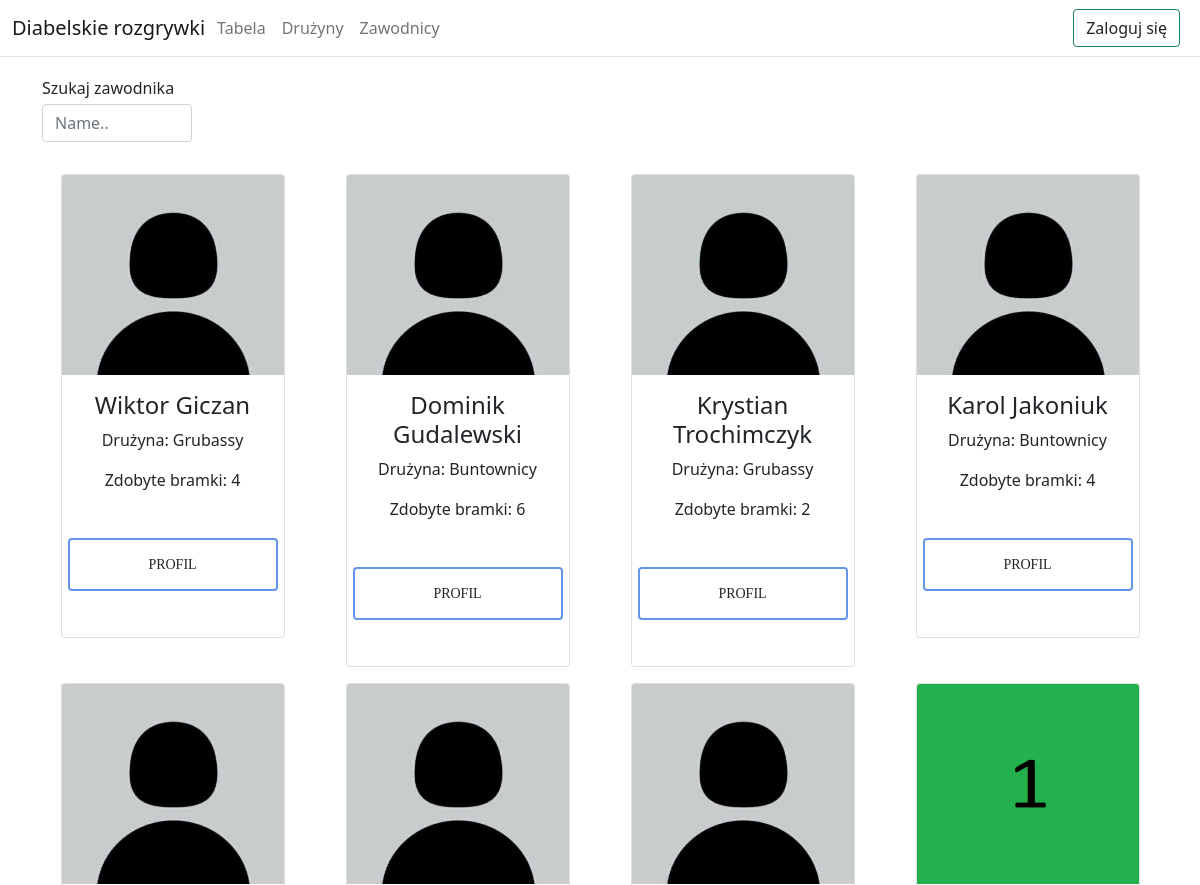
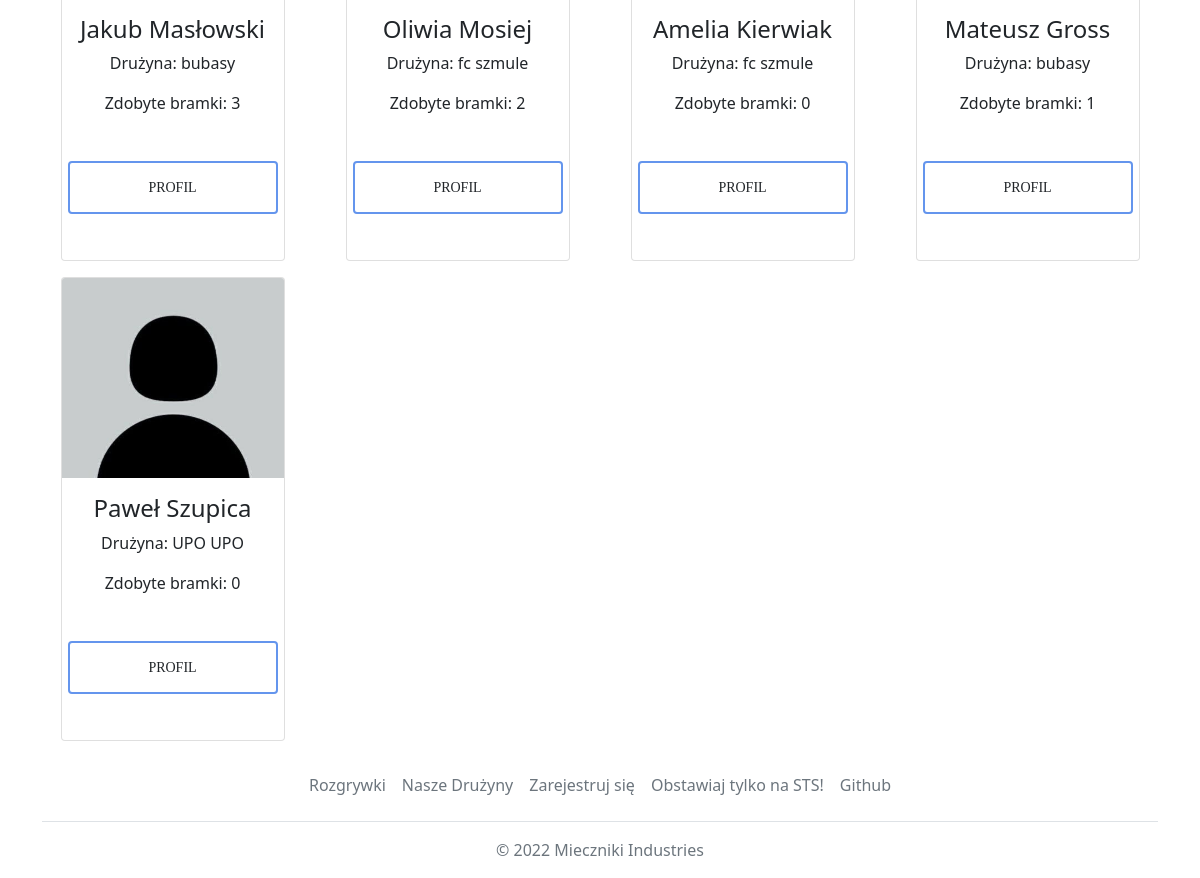
The app's page /player, older data (2 pictures, top to bottom).
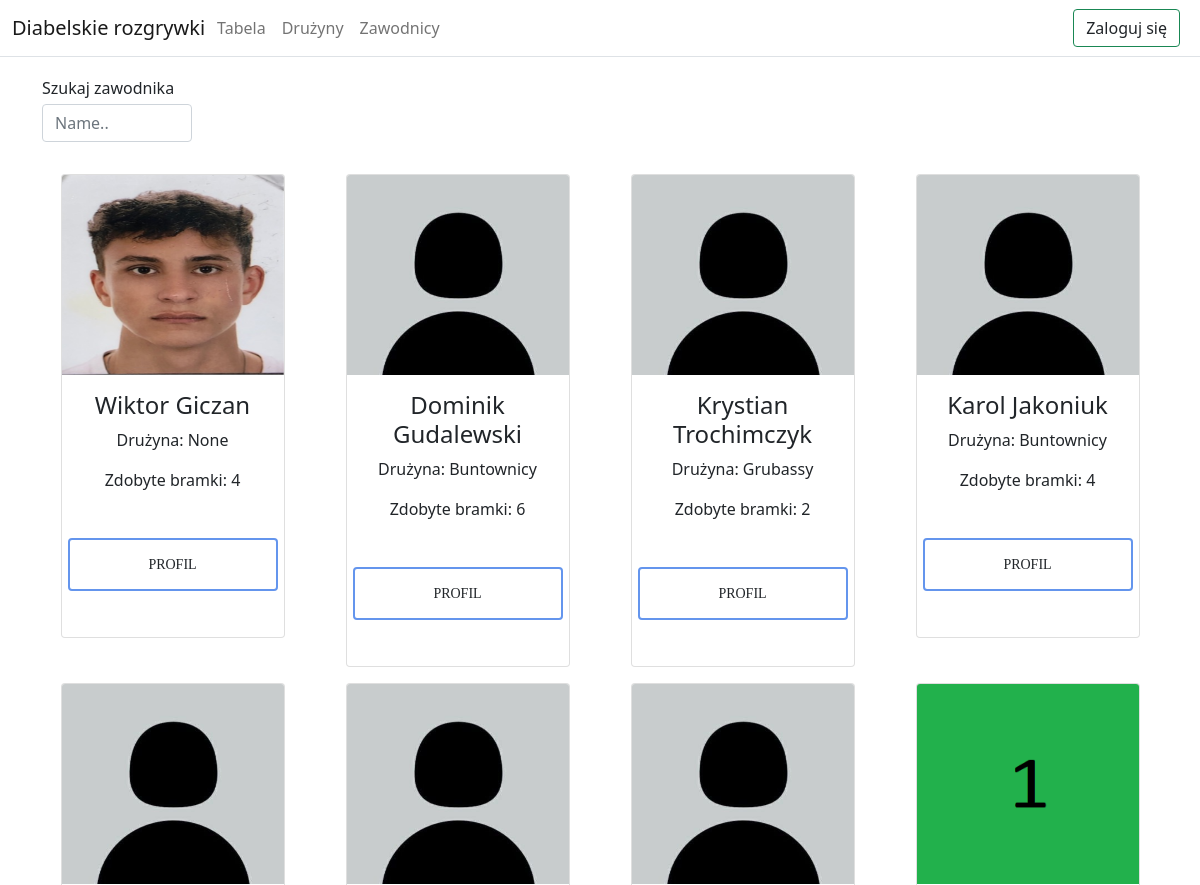
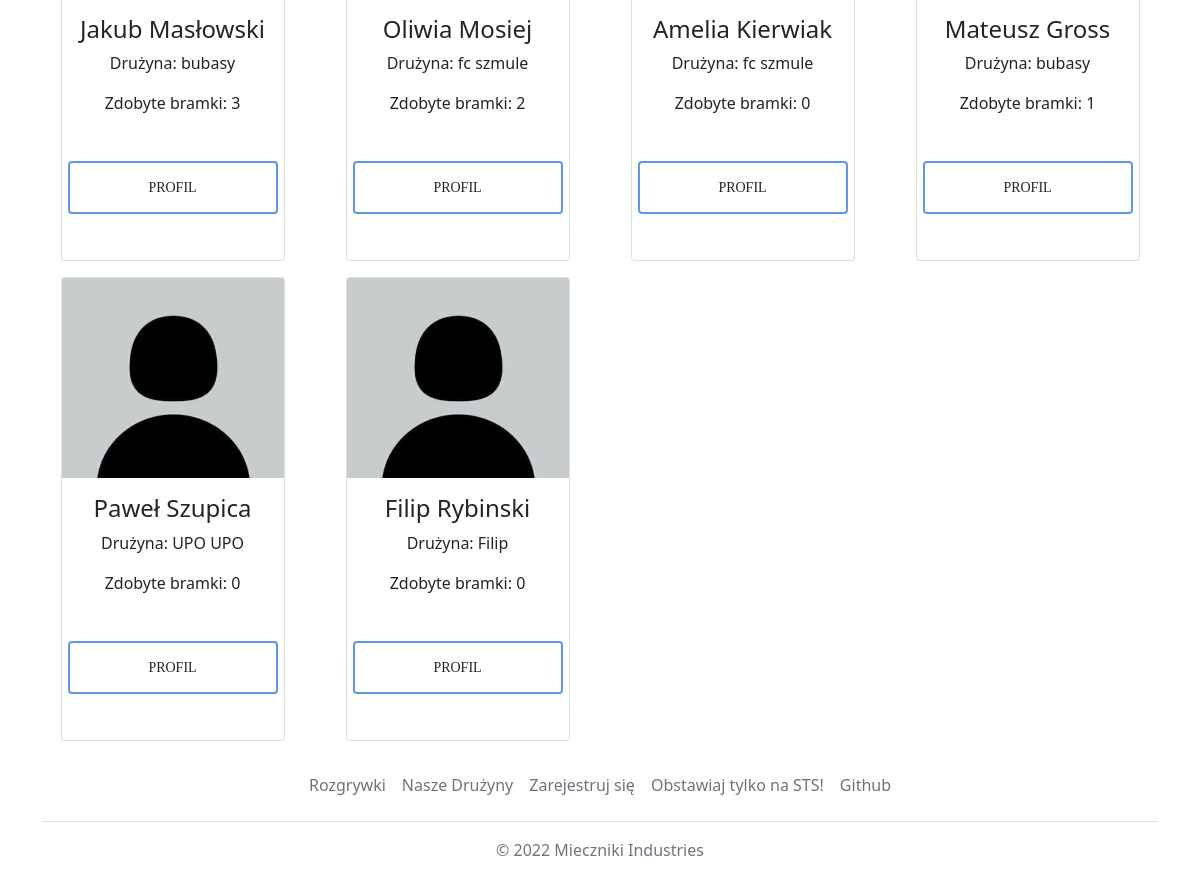
The same page, newer data (2 pictures, top to bottom).
### Football/models.py (models this page shows, shortened)
class Player(models.Model):
    user = models.OneToOneField(User,on_delete=models.CASCADE,null=True)
    name = models.CharField(max_length=30)
    surname = models.CharField(max_length=30)
    position = models.ForeignKey(Position,on_delete=models.CASCADE,null=True)
    shirt_number = models.IntegerField(null=True, validators=[MinValueValidator(1),MaxValueValidator(99)])
    team = models.ForeignKey(Team,null=True,on_delete=models.SET_NULL)
    image = models.ImageField(upload_to='images/players/',null=False,default='images/default_profile_picture.jpg')
    captain = models.BooleanField(null=False,default=False)
    mod = models.BooleanField(null=False,default=False)
    def get_goals(self):
        goals = Goal.objects.all().filter(player = self)
        return len(goals)
    def get_absolute_url(self):
        return reverse('football:player_detail',args=[self.id])
    def __str__(self):
        return f'{self.name} {self.surname}'

class Team(models.Model):
    name = models.CharField(max_length=30)
    slug = models.SlugField(max_length=30,unique=True)
    image = models.ImageField(upload_to='images/teams')
    def __str__(self):
        return self.name

### Football/views.py (the view, shortened to what this page needs)
# urls.py: path('player',views.all_players,name='all_players'),
def all_players(request):
    context = {
        'players' : Player.objects.filter(mod=False)
    }
    return render(request, 'player/all_players.html', context)

### Football/ext_methods.py (called while the page is built)
def get_teams(request):
    return {'teams' : Team.objects.all()}

### templates/player/all_players.html (shortened to what this page needs)
{% extends 'base.html' %}
{% block content %}
    <div class="container show">
    <form method="POST" autocomplete="off">
        <label class="mt-3">Szukaj zawodnika</label>
        <input name="zawodnik" class="form-control mt-1" list="zawodnicy" placeholder="Name.." style="width: 150px;">
    </form>
        <div class="row mt-3 ">
            {% for player in players %}
            <div class="col-sm-12 col-md-6 col-lg-4 col-xl-3  show">
              <div class="card mt-3 box-shadow mx-auto d-block  rounded groww" style="width:14rem">
                <img class="card-img-top" src="{{ player.image.url }}" alt="{{ player.name }}" width="200px" height = "200px" >
                <div class="card-body">
                  <h4 class="card-text text-center">{{ player }}</h4>
                    <p class = "card-text text-center">Drużyna: {{ player.team }}</p>
                    <p class="card-text text-center">Zdobyte bramki: {{ player.get_goals }}</p>
                  <div class="d-flex justify-content-between align-items-center">
                    <div class="btn-group">
                      <button type="button" class="btn btnn btnn3" style = "position:relative; right:10px; width: 210px;">
                          <a class="text-decoration-none text-dark" href="{{ player.get_absolute_url }}">Profil</a>
                      </button>
                    </div>
                  </div>
                </div>
              </div>
            </div>
            {% endfor %}
        </div>
</div>
{% endblock %}

Row changes from the older to the newer data that the page shows:
changed Player "Wiktor Giczan": image: picture added in place of a placeholder; team "Grubassy" → "None"
added Player: image (placeholder picture), name+surname "Filip Rybinski", team "Filip", get_goals "0"
